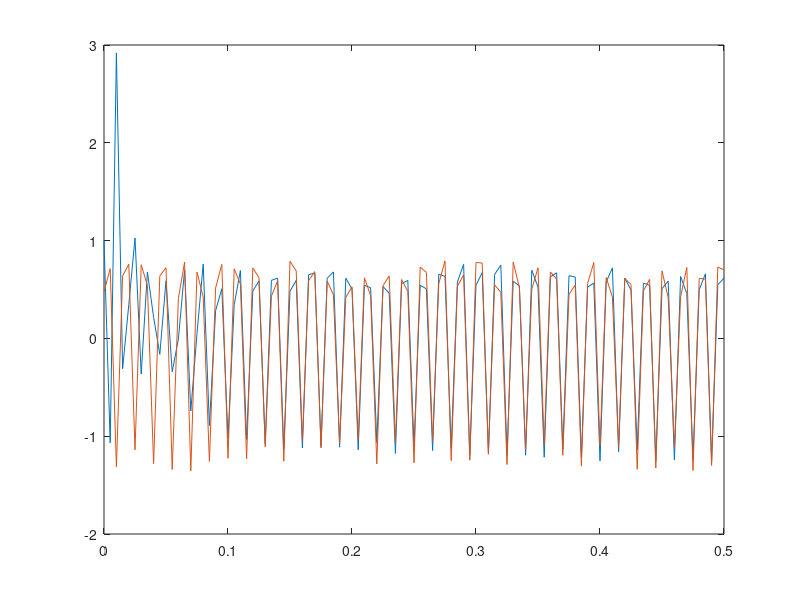

This figure's MATLAB source:
k = 0;
e = 10000;
wold = [0 -2 1];
wnew = [0 0 0];
sMin = -0.2;
sMax = 0.2;
alpha = 0.12;
y = zeros(101, 1);
x = zeros(101, 1);
while abs(e) > 0.001
    k = k+1;
    vk = 1.2*sin((2*pi*k)/3);
    vk1 = 1.2*sin((2*pi*(k-1))/3);
    a = (wold(1)*vk)+(wold(2)*vk1)+wold(3);
    sk = sMin+(rand()*(sMax-sMin));
    mk = 1.2*sin(((2*pi*k)/3)-(pi/2));
    t = sk+mk;
    if k <= 101
        y(k) = a;
    end
    e = t-a;
    if k <= 101
        x(k) = t;
    end
    wnew = [(wold(1)+(2*alpha*e*vk)) (wold(2)+(2*alpha*e*vk1)) (wold(3)+(2*alpha*e))];
    wold(1) = wnew(1);
    wold(2) = wnew(2);
    wold(3) = wnew(3);
end

time = 0:0.5/100:0.5;
clf
plot(time, y)
hold on
plot(time, x)

k
wnew